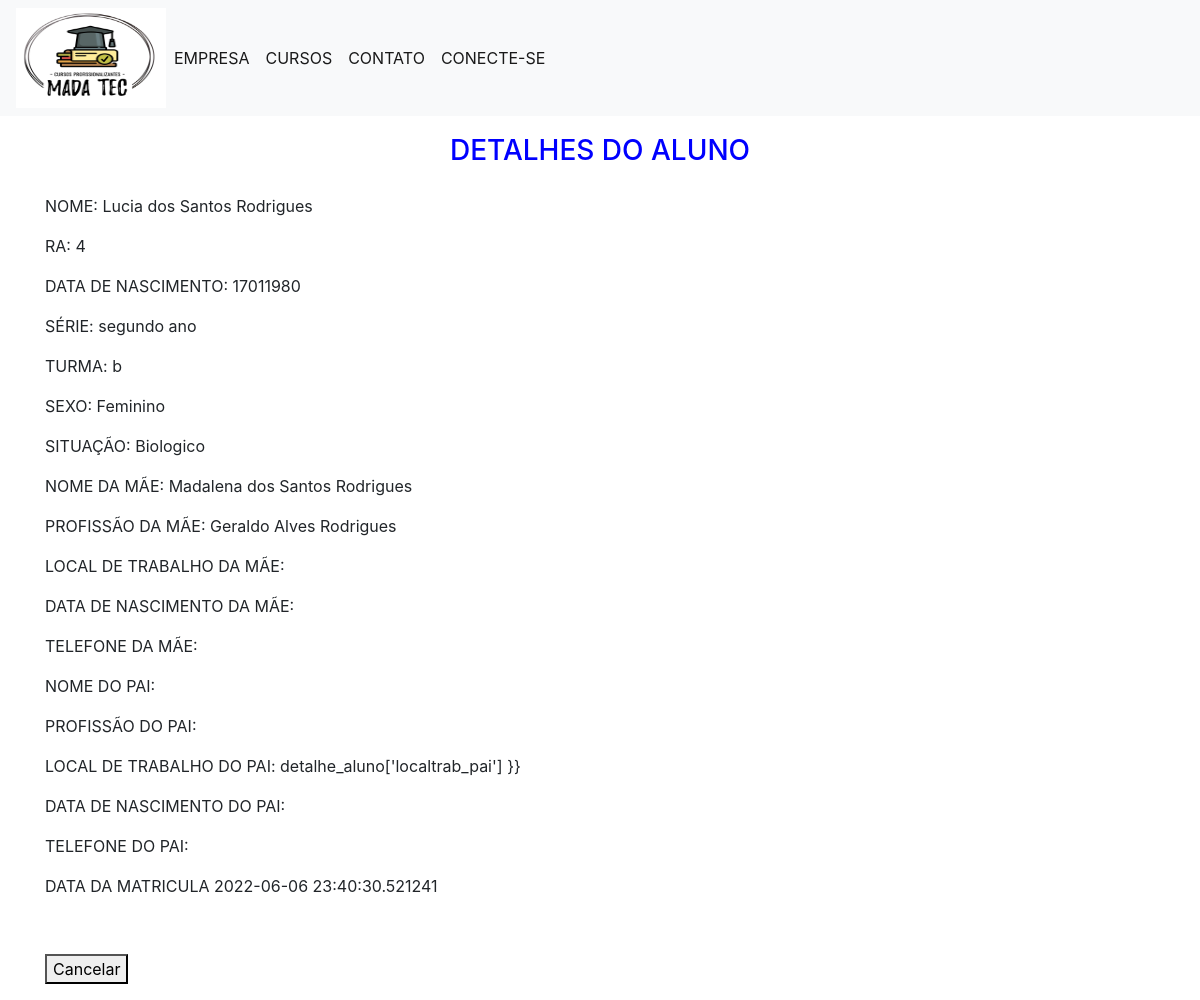
/4, run on the app's committed database.
### app.py (models this page shows)
class Aluno(db.Model):
    _tablename_ = 'aluno'
    ra = db.Column(db.Integer, primary_key=True)
    nome_aluno = db.Column(db.String(60), nullable=False)
    nascimento = db.Column(db.Integer)
    num_ser = db.Column(db.String(15))
    turma = db.Column(db.String(10))
    sexo = db.Column(db.String(10))
    situacao = db.Column(db.String(10))
    nome_mae = db.Column(db.String(60))
    profissao_mae = db.Column(db.String(40))
    localtrab_mae = db.Column(db.String(40))
    nasc_mae = db.Column(db.Integer)
    fone_mae = db.Column(db.Integer)
    nome_pai = db.Column(db.String(60))
    profissao_pai = db.Column(db.String(40))
    localtrab_pai = db.Column(db.String(40))
    nasc_pai = db.Column(db.Integer)
    fone_pai = db.Column(db.Integer)
    created = db.Column(db.DateTime, default=datetime.datetime.utcnow)

### app.py (the view)
@app.route('/<int:ra>')
def detalhe_aluno(ra):
    detalhe = get_aluno(Aluno, ra)
    return render_template('/consultar_aluno.html', detalhe_aluno=detalhe)

### app.py (called while the page is built)
def get_aluno(Aluno, ra):
    aluno = Aluno.query.filter_by(ra=ra).first()
    if aluno is None:
        abort(484)
    return aluno

### Templates/consultar_aluno.html
{% extends 'base.html' %}
{% block content %}
    <h3>{% block title %} DETALHES DO ALUNO {% endblock %} </h3>
    <p><label_aluno> NOME: </label_aluno>   <detalhe_aluno>{{ detalhe_aluno['nome_aluno'] }}
    <p><p><label_aluno>RA: </label_aluno>   <detalhe_aluno>{{ detalhe_aluno['ra'] }}</p>
    <p><p><label_aluno>DATA DE NASCIMENTO: </label_aluno>   <detalhe_aluno>{{ detalhe_aluno['nascimento'] }} </p>
    <p><p><label_aluno>SÉRIE: </label_aluno>   <detalhe_aluno>{{ detalhe_aluno['num_ser'] }} </p>
    <p><p><label_aluno>TURMA: </label_aluno>   <detalhe_aluno>{{ detalhe_aluno['turma'] }} </p>
    <p><p><label_aluno>SEXO: </label_aluno>   <detalhe_aluno>{{ detalhe_aluno['sexo'] }} </p>
    <p><p><label_aluno>SITUAÇÃO: </label_aluno>   <detalhe_aluno>{{ detalhe_aluno['situacao'] }} </p>
    <p><p><label_aluno>NOME DA MÃE: </label_aluno>   <detalhe_aluno>{{ detalhe_aluno['nome_mae'] }} </p>
    <p><p><label_aluno>PROFISSÃO DA MÃE: </label_aluno>   <detalhe_aluno>{{ detalhe_aluno['profissao_mae'] }} </p>
    <p><p><label_aluno>LOCAL DE TRABALHO DA MÃE:</label_aluno>   <detalhe_aluno>{{ detalhe_aluno['localtrab_mae'] }} </p>
    <p><p><label_aluno>DATA DE NASCIMENTO DA MÃE:</label_aluno>   <detalhe_aluno>{{ detalhe_aluno['nasc_mae'] }} </p>
    <p><p><label_aluno>TELEFONE DA MÃE:</label_aluno>   <detalhe_aluno>{{ detalhe_aluno['fone_mae'] }} </p>
    <p><p><label_aluno>NOME DO PAI:</label_aluno>   <detalhe_aluno>{{ detalhe_aluno['nome_pai'] }} </p>
    <p><p><label_aluno>PROFISSÃO DO PAI:</label_aluno>   <detalhe_aluno>{{ detalhe_aluno['profissao_pai'] }} </p>
    <p><p><label_aluno>LOCAL DE TRABALHO DO PAI:</label_aluno>   <detalhe_aluno> detalhe_aluno['localtrab_pai'] }} </p>
    <p><p><label_aluno>DATA DE NASCIMENTO DO PAI:</label_aluno>   <detalhe_aluno>{{ detalhe_aluno['nasc_pai'] }} </p>
    <p><p><label_aluno>TELEFONE DO PAI:</label_aluno>   <detalhe_aluno>{{ detalhe_aluno['fone_pai'] }} </p>
    <p><p><label_aluno>DATA DA MATRICULA</label_aluno>   <detalhe_aluno>{{ detalhe_aluno['created'] }} </p>
<br>
<p><form action="{{ url_for('menu_area_logada') }}"><button type="submit">Cancelar</button></form></p>
{% endblock %}

### static/estilo.css (style rules this page uses)
h3 { color: blue; text-align: center; padding: 18px; }

### data on the page
Aluno: nome_aluno "Lucia dos Santos Rodrigues", ra "4", nascimento "17011980", num_ser "segundo ano", turma "b", sexo "Feminino", situacao "Biologico", nome_mae "Madalena dos Santos Rodrigues", profissao_mae "Geraldo Alves Rodrigues", created "2022-06-06 23:40:30.521241"
